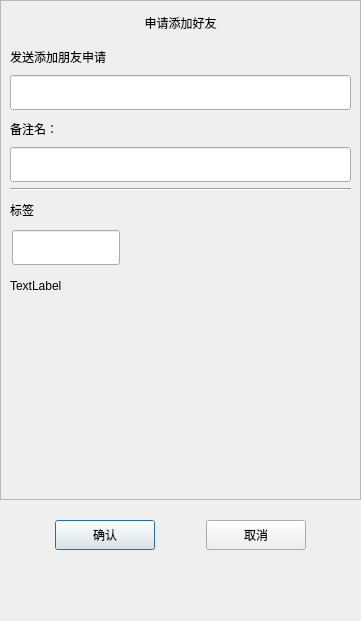
<?xml version="1.0" encoding="UTF-8"?>
<ui version="4.0">
 <class>ApplyFriend</class>
 <widget class="QDialog" name="ApplyFriend">
  <property name="geometry">
   <rect>
    <x>0</x>
    <y>0</y>
    <width>361</width>
    <height>621</height>
   </rect>
  </property>
  <property name="minimumSize">
   <size>
    <width>361</width>
    <height>621</height>
   </size>
  </property>
  <property name="maximumSize">
   <size>
    <width>361</width>
    <height>621</height>
   </size>
  </property>
  <property name="windowTitle">
   <string>Dialog</string>
  </property>
  <layout class="QVBoxLayout" name="verticalLayout">
   <property name="spacing">
    <number>0</number>
   </property>
   <property name="leftMargin">
    <number>0</number>
   </property>
   <property name="topMargin">
    <number>0</number>
   </property>
   <property name="rightMargin">
    <number>0</number>
   </property>
   <property name="bottomMargin">
    <number>0</number>
   </property>
   <item>
    <widget class="QScrollArea" name="scrollArea">
     <property name="minimumSize">
      <size>
       <width>0</width>
       <height>500</height>
      </size>
     </property>
     <property name="widgetResizable">
      <bool>true</bool>
     </property>
     <widget class="QWidget" name="scrollcontent">
      <property name="geometry">
       <rect>
        <x>0</x>
        <y>0</y>
        <width>359</width>
        <height>498</height>
       </rect>
      </property>
      <layout class="QVBoxLayout" name="verticalLayout_2">
       <property name="spacing">
        <number>0</number>
       </property>
       <property name="leftMargin">
        <number>0</number>
       </property>
       <property name="rightMargin">
        <number>0</number>
       </property>
       <item>
        <widget class="QLabel" name="apply_lb">
         <property name="minimumSize">
          <size>
           <width>0</width>
           <height>25</height>
          </size>
         </property>
         <property name="maximumSize">
          <size>
           <width>16777215</width>
           <height>25</height>
          </size>
         </property>
         <property name="text">
          <string>申请添加好友</string>
         </property>
         <property name="alignment">
          <set>Qt::AlignCenter</set>
         </property>
        </widget>
       </item>
       <item>
        <widget class="QWidget" name="apply_wid" native="true">
         <layout class="QVBoxLayout" name="verticalLayout_3">
          <item>
           <widget class="QLabel" name="label">
            <property name="minimumSize">
             <size>
              <width>0</width>
              <height>25</height>
             </size>
            </property>
            <property name="maximumSize">
             <size>
              <width>16777215</width>
              <height>25</height>
             </size>
            </property>
            <property name="text">
             <string>发送添加朋友申请</string>
            </property>
           </widget>
          </item>
          <item>
           <widget class="CustomizeEdit" name="name_ed">
            <property name="minimumSize">
             <size>
              <width>0</width>
              <height>35</height>
             </size>
            </property>
            <property name="maximumSize">
             <size>
              <width>16777215</width>
              <height>35</height>
             </size>
            </property>
           </widget>
          </item>
          <item>
           <widget class="QLabel" name="label_2">
            <property name="minimumSize">
             <size>
              <width>0</width>
              <height>25</height>
             </size>
            </property>
            <property name="maximumSize">
             <size>
              <width>16777215</width>
              <height>25</height>
             </size>
            </property>
            <property name="text">
             <string>备注名：</string>
            </property>
           </widget>
          </item>
          <item>
           <widget class="CustomizeEdit" name="back_ed">
            <property name="minimumSize">
             <size>
              <width>0</width>
              <height>35</height>
             </size>
            </property>
            <property name="maximumSize">
             <size>
              <width>16777215</width>
              <height>35</height>
             </size>
            </property>
           </widget>
          </item>
          <item>
           <widget class="Line" name="line">
            <property name="orientation">
             <enum>Qt::Horizontal</enum>
            </property>
           </widget>
          </item>
          <item>
           <widget class="QLabel" name="label_3">
            <property name="minimumSize">
             <size>
              <width>0</width>
              <height>25</height>
             </size>
            </property>
            <property name="maximumSize">
             <size>
              <width>16777215</width>
              <height>25</height>
             </size>
            </property>
            <property name="text">
             <string>标签</string>
            </property>
           </widget>
          </item>
          <item>
           <widget class="QWidget" name="lb_group_wid" native="true">
            <property name="minimumSize">
             <size>
              <width>0</width>
              <height>50</height>
             </size>
            </property>
            <layout class="QVBoxLayout" name="verticalLayout_4">
             <property name="spacing">
              <number>0</number>
             </property>
             <property name="leftMargin">
              <number>0</number>
             </property>
             <property name="topMargin">
              <number>0</number>
             </property>
             <property name="rightMargin">
              <number>0</number>
             </property>
             <property name="bottomMargin">
              <number>0</number>
             </property>
             <item>
              <widget class="QWidget" name="gridWidget" native="true">
               <property name="minimumSize">
                <size>
                 <width>0</width>
                 <height>40</height>
                </size>
               </property>
               <property name="maximumSize">
                <size>
                 <width>16777215</width>
                 <height>40</height>
                </size>
               </property>
               <widget class="CustomizeEdit" name="lb_ed">
                <property name="geometry">
                 <rect>
                  <x>2</x>
                  <y>2</y>
                  <width>108</width>
                  <height>35</height>
                 </rect>
                </property>
                <property name="maximumSize">
                 <size>
                  <width>16777215</width>
                  <height>35</height>
                 </size>
                </property>
               </widget>
              </widget>
             </item>
             <item>
              <widget class="QWidget" name="input_tip_wid" native="true">
               <property name="minimumSize">
                <size>
                 <width>0</width>
                 <height>35</height>
                </size>
               </property>
               <property name="maximumSize">
                <size>
                 <width>16777215</width>
                 <height>35</height>
                </size>
               </property>
               <layout class="QVBoxLayout" name="verticalLayout_5">
                <property name="spacing">
                 <number>0</number>
                </property>
                <property name="leftMargin">
                 <number>0</number>
                </property>
                <property name="topMargin">
                 <number>0</number>
                </property>
                <property name="rightMargin">
                 <number>0</number>
                </property>
                <property name="bottomMargin">
                 <number>0</number>
                </property>
                <item>
                 <widget class="ClickedOnceLabel" name="tip_lb">
                  <property name="text">
                   <string>TextLabel</string>
                  </property>
                 </widget>
                </item>
               </layout>
              </widget>
             </item>
            </layout>
           </widget>
          </item>
          <item>
           <widget class="QWidget" name="widget" native="true">
            <property name="minimumSize">
             <size>
              <width>0</width>
              <height>60</height>
             </size>
            </property>
            <layout class="QHBoxLayout" name="horizontalLayout_2">
             <property name="leftMargin">
              <number>0</number>
             </property>
             <property name="topMargin">
              <number>0</number>
             </property>
             <property name="rightMargin">
              <number>0</number>
             </property>
             <property name="bottomMargin">
              <number>0</number>
             </property>
             <item>
              <widget class="QWidget" name="lb_list" native="true">
               <property name="minimumSize">
                <size>
                 <width>287</width>
                 <height>50</height>
                </size>
               </property>
               <property name="maximumSize">
                <size>
                 <width>287</width>
                 <height>16777215</height>
                </size>
               </property>
              </widget>
             </item>
             <item>
              <widget class="QWidget" name="more_lb_wid" native="true">
               <property name="minimumSize">
                <size>
                 <width>30</width>
                 <height>0</height>
                </size>
               </property>
               <property name="maximumSize">
                <size>
                 <width>30</width>
                 <height>16777215</height>
                </size>
               </property>
               <layout class="QVBoxLayout" name="verticalLayout_6">
                <item>
                 <spacer name="verticalSpacer_3">
                  <property name="orientation">
                   <enum>Qt::Vertical</enum>
                  </property>
                  <property name="sizeHint" stdset="0">
                   <size>
                    <width>20</width>
                    <height>40</height>
                   </size>
                  </property>
                 </spacer>
                </item>
                <item>
                 <widget class="ClickedOnceLabel" name="more_lb">
                  <property name="minimumSize">
                   <size>
                    <width>25</width>
                    <height>25</height>
                   </size>
                  </property>
                  <property name="maximumSize">
                   <size>
                    <width>25</width>
                    <height>25</height>
                   </size>
                  </property>
                  <property name="text">
                   <string/>
                  </property>
                 </widget>
                </item>
                <item>
                 <spacer name="verticalSpacer_4">
                  <property name="orientation">
                   <enum>Qt::Vertical</enum>
                  </property>
                  <property name="sizeHint" stdset="0">
                   <size>
                    <width>20</width>
                    <height>40</height>
                   </size>
                  </property>
                 </spacer>
                </item>
               </layout>
              </widget>
             </item>
            </layout>
           </widget>
          </item>
         </layout>
        </widget>
       </item>
      </layout>
     </widget>
    </widget>
   </item>
   <item>
    <spacer name="verticalSpacer">
     <property name="orientation">
      <enum>Qt::Vertical</enum>
     </property>
     <property name="sizeType">
      <enum>QSizePolicy::Fixed</enum>
     </property>
     <property name="sizeHint" stdset="0">
      <size>
       <width>20</width>
       <height>10</height>
      </size>
     </property>
    </spacer>
   </item>
   <item>
    <widget class="QWidget" name="apply_sure_wid" native="true">
     <property name="minimumSize">
      <size>
       <width>0</width>
       <height>50</height>
      </size>
     </property>
     <layout class="QHBoxLayout" name="horizontalLayout">
      <item>
       <spacer name="horizontalSpacer">
        <property name="orientation">
         <enum>Qt::Horizontal</enum>
        </property>
        <property name="sizeHint" stdset="0">
         <size>
          <width>40</width>
          <height>20</height>
         </size>
        </property>
       </spacer>
      </item>
      <item>
       <widget class="ClickedBtn" name="sure_btn">
        <property name="minimumSize">
         <size>
          <width>100</width>
          <height>30</height>
         </size>
        </property>
        <property name="text">
         <string>确认</string>
        </property>
       </widget>
      </item>
      <item>
       <spacer name="horizontalSpacer_2">
        <property name="orientation">
         <enum>Qt::Horizontal</enum>
        </property>
        <property name="sizeHint" stdset="0">
         <size>
          <width>40</width>
          <height>20</height>
         </size>
        </property>
       </spacer>
      </item>
      <item>
       <widget class="ClickedBtn" name="cancel_btn">
        <property name="minimumSize">
         <size>
          <width>100</width>
          <height>30</height>
         </size>
        </property>
        <property name="text">
         <string>取消</string>
        </property>
       </widget>
      </item>
      <item>
       <spacer name="horizontalSpacer_3">
        <property name="orientation">
         <enum>Qt::Horizontal</enum>
        </property>
        <property name="sizeHint" stdset="0">
         <size>
          <width>40</width>
          <height>20</height>
         </size>
        </property>
       </spacer>
      </item>
     </layout>
    </widget>
   </item>
   <item>
    <spacer name="verticalSpacer_2">
     <property name="orientation">
      <enum>Qt::Vertical</enum>
     </property>
     <property name="sizeHint" stdset="0">
      <size>
       <width>20</width>
       <height>40</height>
      </size>
     </property>
    </spacer>
   </item>
  </layout>
 </widget>
 <customwidgets>
  <customwidget>
   <class>ClickedBtn</class>
   <extends>QPushButton</extends>
   <header location="global">clickedbtn.h</header>
  </customwidget>
  <customwidget>
   <class>CustomizeEdit</class>
   <extends>QLineEdit</extends>
   <header location="global">customizeedit.h</header>
  </customwidget>
  <customwidget>
   <class>ClickedOnceLabel</class>
   <extends>QLabel</extends>
   <header location="global">clickedoncelabel.h</header>
  </customwidget>
 </customwidgets>
 <resources/>
 <connections/>
</ui>
